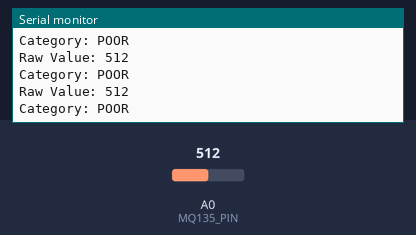
Bench run of a sketch on a simulated Arduino Uno, built with avr-gcc and run on an emulated ATmega328P. Shown: the last lines printed to the serial monitor. Inputs (shaded band) come from the test bench; at power-on: A0 (MQ135_PIN) = 512.

Above: at 1.8 s.
1.9 s: A0 (MQ135_PIN) set to 412
At 2.31 s:
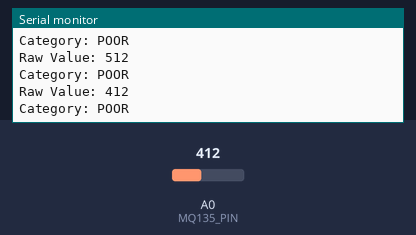
3.4 s: A0 (MQ135_PIN) set to 386
At 3.81 s:
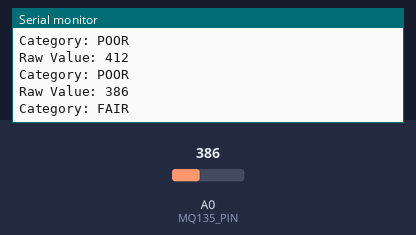
5.5 s: A0 (MQ135_PIN) set to 216
At 5.81 s:
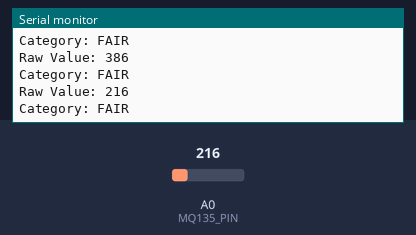
7.0 s: A0 (MQ135_PIN) set to 182
At 7.31 s:
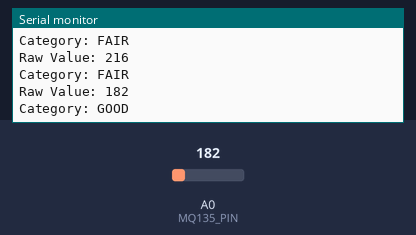
Timing chart, 0 to 10.0 s (numbered marks = the images above; inputs shaded):
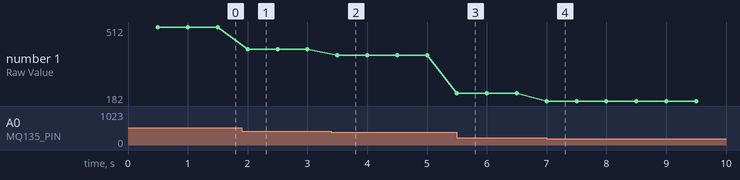

The sketch:

sensor_env_60.ino
```cpp
// snippet: sensor_env_60
// tags: sensor, i2c, temperature, pressure, humidity
// boards: avr, megaavr, romi32u4
// library: none
// description: Read MQ-135 air quality sensor on A0
// prompts: mq-135, quality, sensor, declare, rawval, globally
// verified: compile-only
// source: kd-generated (id 60)
// exact-include: Arduino.h

#include <Arduino.h>

const int MQ135_PIN = A0;
int rawVal = 0;
unsigned long prevMs = 0;

void setup() {
  Serial.begin(9600);
}

void loop() {
  unsigned long now = millis();
  if (now - prevMs < 500) return;
  prevMs = now;

  rawVal = analogRead(MQ135_PIN);
  String category = getQualityCategory(rawVal);
  Serial.print("Raw Value: "); Serial.println(rawVal);
  Serial.print("Category: "); Serial.println(category);
}

String getQualityCategory(int value) {
  if (value < 200) return "GOOD";
  else if (value < 400) return "FAIR";
  else return "POOR";
}
```

Measured:
- the behaviour switches between 400 and 399 on A0 (MQ135_PIN) (found by bisection; images 1 and 2)
- the behaviour switches between 200 and 199 on A0 (MQ135_PIN) (found by bisection; images 3 and 4)
- after the input at 1.9 s, the serial monitor: prints a new line after 0.10 s (image 1)
- after the input at 3.4 s, the serial monitor: prints a new line after 0.10 s (image 2)
- after the input at 5.5 s, the serial monitor: prints a new line at once (image 3)
- after the input at 7.0 s, the serial monitor: prints a new line at once (image 4)
- plotted number 1: 512 → 412 after the input at 1.9 s, 412 → 386 after the input at 3.4 s, 386 → 216 after the input at 5.5 s, 216 → 182 after the input at 7.0 s
